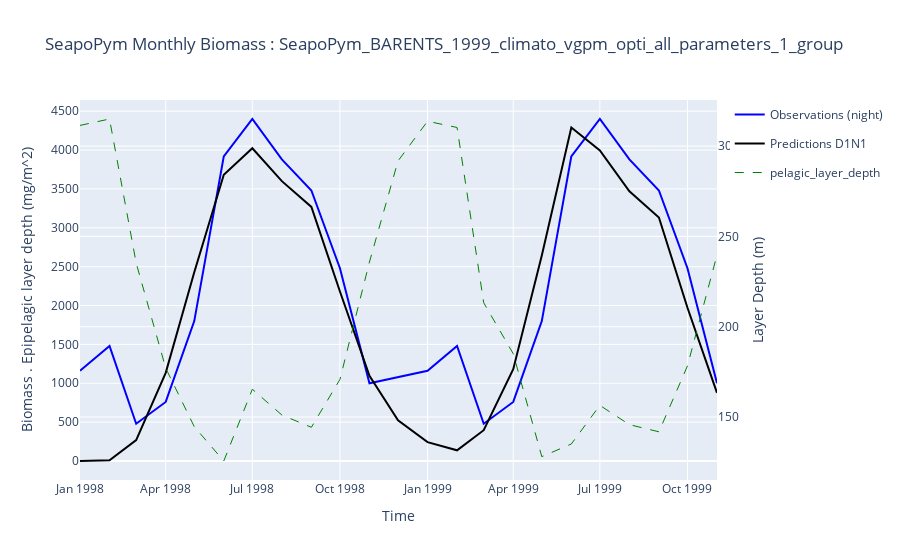

The notebook cell saved with this chart:
### Code cell
fig = go.Figure(
    layout={
        "title": f"SeapoPym Monthly Biomass : {export_file_name}",
        "xaxis": {"title": "Time"},
        "yaxis": {"title": "Biomass . Epipelagic layer depth (mg/m^2)"},
    }
)


# fig.add_trace(
#     go.Scatter(
#         x=monthly_obs_day.index,
#         y=monthly_obs_day,
#         fill=None,
#         mode="lines",
#         line={"color": "red", "width": 1},
#         name="Observations (day)",
#     )
# )

fig.add_trace(
    go.Scatter(
        x=monthly_obs_night.index,
        y=monthly_obs_night,
        # fill="tonexty",
        mode="lines",
        line={"color": "blue", "width": 2},
        name="Observations (night)",
    )
)
fig.add_trace(
    go.Scatter(
        x=monthly_pred_d1n1.index,
        y=monthly_pred_d1n1,
        fill=None,
        mode="lines",
        line={"color": "black"},
        name="Predictions D1N1",
    )
)
# fig.add_trace(
#     go.Scatter(
#         x=(monthly_pred_d1n1 + monthly_pred_d2n1).index,
#         y=(monthly_pred_d1n1 + monthly_pred_d2n1),
#         fill=None,
#         mode="lines",
#         line={"color": "black", "dash": "dash"},
#         name="Predictions D2N1",
#     )
# )
fig.add_trace(px.line(monthly_layer).data[0])
fig.update_traces(
    yaxis="y2",
    selector={"name": "pelagic_layer_depth"},
    line={"color": "green", "width": 1, "dash": "dash"},
)
fig.update_layout(yaxis2={"title": "Layer Depth (m)", "overlaying": "y", "side": "right"})

fig.show()

### Figure 1 — Plotly figure (JSON) as saved in the notebook; plotly's stock layout.template omitted (floating-point values rounded to 4 significant figures)
{"data": [{"line": {"color": "blue", "width": 2}, "mode": "lines", "name": "Observations (night)", "type": "scatter", "x": ["1998-01-01T00:00:00", "1998-02-01T00:00:00", "1998-03-01T00:00:00", "1998-04-01T00:00:00", "1998-05-01T00:00:00", "1998-06-01T00:00:00", "1998-07-01T00:00:00", "1998-08-01T00:00:00", "1998-09-01T00:00:00", "1998-10-01T00:00:00", "1998-11-01T00:00:00", "1998-12-01T00:00:00", "1999-01-01T00:00:00", "1999-02-01T00:00:00", "1999-03-01T00:00:00", "1999-04-01T00:00:00", "1999-05-01T00:00:00", "1999-06-01T00:00:00", "1999-07-01T00:00:00", "1999-08-01T00:00:00", "1999-09-01T00:00:00", "1999-10-01T00:00:00", "1999-11-01T00:00:00"], "y": [1160, 1480.0, 480, 760, 1800, 3920.0, 4400, 3880, 3480, 2480.0, 1000, 1080, 1160, 1480.0, 480, 760, 1800, 3920.0, 4400, 3880, 3480, 2480.0, 1000]}, {"line": {"color": "black"}, "mode": "lines", "name": "Predictions D1N1", "type": "scatter", "x": ["1998-01-01T00:00:00", "1998-02-01T00:00:00", "1998-03-01T00:00:00", "1998-04-01T00:00:00", "1998-05-01T00:00:00", "1998-06-01T00:00:00", "1998-07-01T00:00:00", "1998-08-01T00:00:00", "1998-09-01T00:00:00", "1998-10-01T00:00:00", "1998-11-01T00:00:00", "1998-12-01T00:00:00", "1999-01-01T00:00:00", "1999-02-01T00:00:00", "1999-03-01T00:00:00", "1999-04-01T00:00:00", "1999-05-01T00:00:00", "1999-06-01T00:00:00", "1999-07-01T00:00:00", "1999-08-01T00:00:00", "1999-09-01T00:00:00", "1999-10-01T00:00:00", "1999-11-01T00:00:00"], "y": [0.064, 8.984, 268.9, 1134.0, 2430.0, 3683.0, 4023.0, 3600.0, 3269.0, 2181.0, 1095.0, 523.5, 242.9, 138.0, 396.5, 1180.0, 2645.0, 4291.0, 3996.0, 3470.0, 3132.0, 1971.0, 877.1]}, {"hovertemplate": "variable=pelagic_layer_depth<br>time=%{x}<br>value=%{y}<extra></extra>", "legendgroup": "pelagic_layer_depth", "line": {"color": "green", "dash": "dash", "width": 1}, "marker": {"symbol": "circle"}, "mode": "lines", "name": "pelagic_layer_depth", "orientation": "v", "showlegend": true, "type": "scatter", "x": ["1998-01-01T00:00:00", "1998-02-01T00:00:00", "1998-03-01T00:00:00", "1998-04-01T00:00:00", "1998-05-01T00:00:00", "1998-06-01T00:00:00", "1998-07-01T00:00:00", "1998-08-01T00:00:00", "1998-09-01T00:00:00", "1998-10-01T00:00:00", "1998-11-01T00:00:00", "1998-12-01T00:00:00", "1999-01-01T00:00:00", "1999-02-01T00:00:00", "1999-03-01T00:00:00", "1999-04-01T00:00:00", "1999-05-01T00:00:00", "1999-06-01T00:00:00", "1999-07-01T00:00:00", "1999-08-01T00:00:00", "1999-09-01T00:00:00", "1999-10-01T00:00:00", "1999-11-01T00:00:00"], "xaxis": "x", "y": [311.5, 315.0, 235.3, 177.1, 144.6, 125.6, 165.4, 151.1, 144.3, 170.8, 235.8, 291.8, 313.8, 310.3, 213.2, 185.0, 128.0, 135.0, 156.4, 145.7, 141.8, 178.3, 239.8], "yaxis": "y2"}], "layout": {"title": {"text": "SeapoPym Monthly Biomass : SeapoPym_BARENTS_1999_climato_vgpm_opti_all_parameters_1_group"}, "xaxis": {"title": {"text": "Time"}}, "yaxis": {"title": {"text": "Biomass . Epipelagic layer depth (mg/m^2)"}}, "yaxis2": {"overlaying": "y", "side": "right", "title": {"text": "Layer Depth (m)"}}}}
